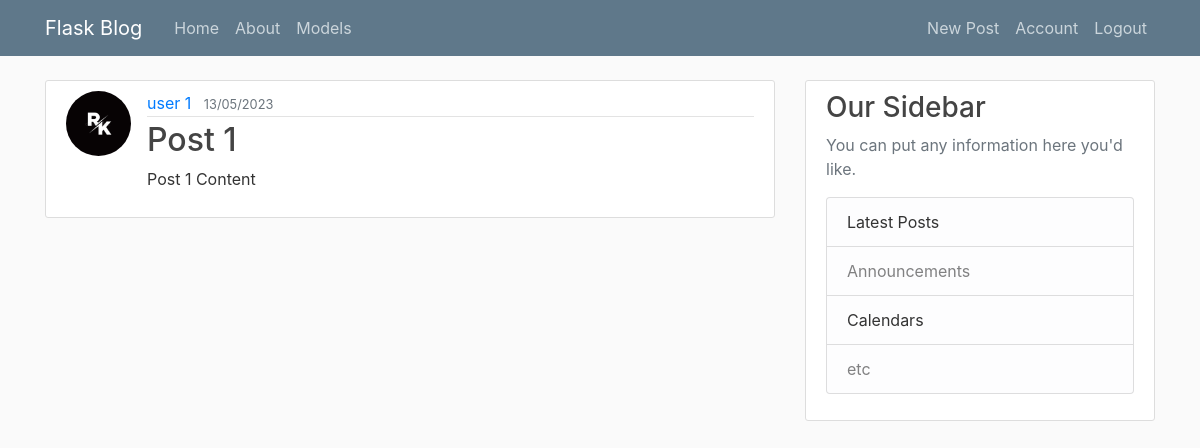
Screenshot of /post/1 (signed in) with the database file from the repository.
### flaskblog/model.py (models this page shows, shortened)
class User(db.Model,UserMixin):
    id = db.Column(db.Integer,primary_key = True)
    firstname = db.Column(db.String(20),nullable = False)
    lastname = db.Column(db.String(20),nullable = False,default = "")
    username = db.Column(db.String(20),unique = True,nullable = False)
    email = db.Column(db.String(120),unique = True,nullable = False)
    image_file = db.Column(db.String(20),nullable = False, default = 'default.jpg')
    password = db.Column(db.String(60),nullable = False)
    posts = db.relationship("Post",backref = "author",lazy = True)

class Post(db.Model):
    id = db.Column(db.Integer,primary_key = True)
    title = db.Column(db.String(100),nullable = False)
    date_posted = db.Column(db.DateTime,nullable = False,default = datetime.utcnow)
    content = db.Column(db.Text,nullable = False)
    user_id = db.Column(db.Integer,db.ForeignKey('user.id'),nullable = False)

### flaskblog/routes.py (the view)
@app.route("/post/<int:post_id>")
@login_required
def post(post_id):
    post = Post.query.get_or_404(post_id)
    return render_template("post.html",post = post,title = post.title)

### flaskblog/model.py (called while the page is built)
@login.user_loader
def load_user(user_id):
    return User.query.get(int(user_id))

### flaskblog/templates/post.html (shortened to what this page needs)
{% extends "layout.html" %}
{% block content %}
<article class="media content-section">
    <img class="rounded-circle article-img" src="{{ url_for('static',filename = 'profile_pics/' + post.author.image_file) }}" alt="">
    <div class="media-body">
      <div class="article-metadata">
        <a class="mr-2" href="#">{{ post.author.firstname }} {{post.author.lastname}}</a>
        <small class="text-muted">{{ post.date_posted.strftime("%d/%m/%Y") }}</small>
      </div>
      <h2 class="article-title">{{ post.title }}</a></h2>
      <p class="article-content">{{ post.content }}</p>
    </div>
</article>
{% endblock content %}

### flaskblog/static/main.css (style rules this page uses)
body { background: #fafafa; color: #333333; margin-top: 5rem; }
h1, h2, h3, h4, h5, h6 { color: #444444; }
.content-section { background: #ffffff; padding: 10px 20px; border: 1px solid #dddddd; border-radius: 3px; margin-bottom: 20px; }
.article-title { color: #444444; }
.article-content { white-space: pre-line; }
.article-img { height: 65px; width: 65px; margin-right: 16px; }
.article-metadata { padding-bottom: 1px; margin-bottom: 4px; border-bottom: 1px solid #e3e3e3 }

### rows the page displays
User: image_file (placeholder picture), author.firstname "user", author.lastname "1"
Post: date_posted "13/05/2023", title "Post 1", content "Post 1 Content"
